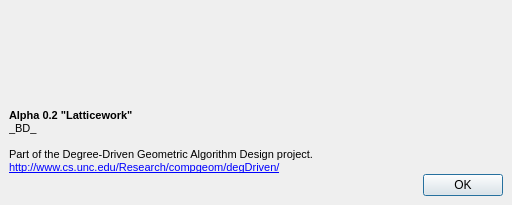
<?xml version="1.0" encoding="UTF-8"?>
<ui version="4.0">
 <class>AboutDialog</class>
 <widget class="QDialog" name="AboutDialog">
  <property name="windowModality">
   <enum>Qt::ApplicationModal</enum>
  </property>
  <property name="geometry">
   <rect>
    <x>0</x>
    <y>0</y>
    <width>512</width>
    <height>205</height>
   </rect>
  </property>
  <property name="sizePolicy">
   <sizepolicy hsizetype="Fixed" vsizetype="Fixed">
    <horstretch>0</horstretch>
    <verstretch>0</verstretch>
   </sizepolicy>
  </property>
  <property name="maximumSize">
   <size>
    <width>512</width>
    <height>205</height>
   </size>
  </property>
  <property name="windowTitle">
   <string>About RationalCAD</string>
  </property>
  <property name="sizeGripEnabled">
   <bool>false</bool>
  </property>
  <property name="modal">
   <bool>true</bool>
  </property>
  <layout class="QVBoxLayout" name="verticalLayout_2">
   <property name="spacing">
    <number>0</number>
   </property>
   <property name="leftMargin">
    <number>0</number>
   </property>
   <property name="topMargin">
    <number>0</number>
   </property>
   <property name="rightMargin">
    <number>0</number>
   </property>
   <property name="bottomMargin">
    <number>0</number>
   </property>
   <item>
    <widget class="QLabel" name="label">
     <property name="lineWidth">
      <number>0</number>
     </property>
     <property name="text">
      <string/>
     </property>
     <property name="pixmap">
      <pixmap resource="../resources/resources.qrc">:/aboutext.png</pixmap>
     </property>
     <property name="indent">
      <number>0</number>
     </property>
    </widget>
   </item>
   <item>
    <layout class="QVBoxLayout" name="verticalLayout">
     <property name="leftMargin">
      <number>9</number>
     </property>
     <property name="topMargin">
      <number>6</number>
     </property>
     <property name="rightMargin">
      <number>9</number>
     </property>
     <property name="bottomMargin">
      <number>9</number>
     </property>
     <item>
      <widget class="QLabel" name="aboutMessage">
       <property name="font">
        <font>
         <family>MS Shell Dlg 2</family>
        </font>
       </property>
       <property name="text">
        <string>&lt;!DOCTYPE HTML PUBLIC &quot;-//W3C//DTD HTML 4.0//EN&quot; &quot;http://www.w3.org/TR/REC-html40/strict.dtd&quot;&gt;
&lt;html&gt;&lt;head&gt;&lt;meta name=&quot;qrichtext&quot; content=&quot;1&quot; /&gt;&lt;style type=&quot;text/css&quot;&gt;
p, li { white-space: pre-wrap; }
&lt;/style&gt;&lt;/head&gt;&lt;body style=&quot; font-family:'MS Shell Dlg 2'; font-size:8pt; font-weight:400; font-style:normal;&quot;&gt;
&lt;p style=&quot; margin-top:0px; margin-bottom:0px; margin-left:0px; margin-right:0px; -qt-block-indent:0; text-indent:0px;&quot;&gt;&lt;span style=&quot; font-weight:600;&quot;&gt;Alpha 0.2 &amp;quot;Latticework&amp;quot;&lt;/span&gt;&lt;/p&gt;
&lt;p style=&quot; margin-top:0px; margin-bottom:0px; margin-left:0px; margin-right:0px; -qt-block-indent:0; text-indent:0px;&quot;&gt;_BD_&lt;/p&gt;
&lt;p style=&quot;-qt-paragraph-type:empty; margin-top:0px; margin-bottom:0px; margin-left:0px; margin-right:0px; -qt-block-indent:0; text-indent:0px;&quot;&gt;&lt;br /&gt;&lt;/p&gt;
&lt;p style=&quot; margin-top:0px; margin-bottom:0px; margin-left:0px; margin-right:0px; -qt-block-indent:0; text-indent:0px;&quot;&gt;Part of the Degree-Driven Geometric Algorithm Design project.&lt;/p&gt;
&lt;p style=&quot; margin-top:0px; margin-bottom:0px; margin-left:0px; margin-right:0px; -qt-block-indent:0; text-indent:0px;&quot;&gt;&lt;a href=&quot;http://www.cs.unc.edu/Research/compgeom/degDriven&quot;&gt;&lt;span style=&quot; text-decoration: underline; color:#0000ff;&quot;&gt;http://www.cs.unc.edu/Research/compgeom/degDriven/&lt;/span&gt;&lt;/a&gt;&lt;/p&gt;&lt;/body&gt;&lt;/html&gt;</string>
       </property>
       <property name="textFormat">
        <enum>Qt::RichText</enum>
       </property>
       <property name="wordWrap">
        <bool>true</bool>
       </property>
       <property name="margin">
        <number>0</number>
       </property>
       <property name="openExternalLinks">
        <bool>true</bool>
       </property>
      </widget>
     </item>
     <item>
      <widget class="QDialogButtonBox" name="okBox">
       <property name="orientation">
        <enum>Qt::Horizontal</enum>
       </property>
       <property name="standardButtons">
        <set>QDialogButtonBox::Ok</set>
       </property>
      </widget>
     </item>
    </layout>
   </item>
  </layout>
 </widget>
 <resources>
  <include location="../resources/resources.qrc"/>
 </resources>
 <connections>
  <connection>
   <sender>okBox</sender>
   <signal>rejected()</signal>
   <receiver>AboutDialog</receiver>
   <slot>reject()</slot>
   <hints>
    <hint type="sourcelabel">
     <x>316</x>
     <y>260</y>
    </hint>
    <hint type="destinationlabel">
     <x>286</x>
     <y>274</y>
    </hint>
   </hints>
  </connection>
  <connection>
   <sender>okBox</sender>
   <signal>accepted()</signal>
   <receiver>AboutDialog</receiver>
   <slot>accept()</slot>
   <hints>
    <hint type="sourcelabel">
     <x>248</x>
     <y>254</y>
    </hint>
    <hint type="destinationlabel">
     <x>157</x>
     <y>274</y>
    </hint>
   </hints>
  </connection>
 </connections>
</ui>
